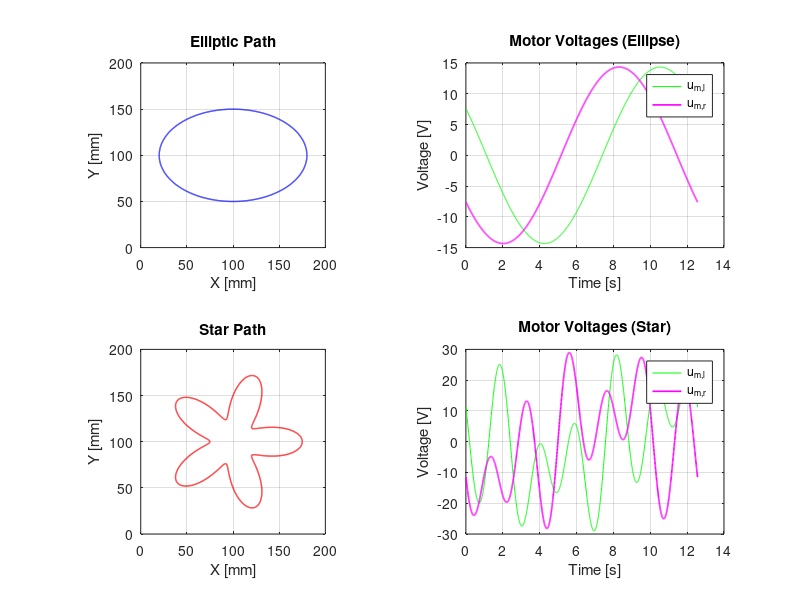

Write the MATLAB code that produced this figure.
clc;
clear;
close all;

% PARAMETERS - found by consulting datasheets of components presented on corexy.com
rm = 0.01;    % [m]
Lm = 0.003;   % [H]
Rm = 2;       % [ohm]
Jm = 5*10^-6; % [Kg*m^2]
Km = 0.04;    % [N*m/A]
m = 0.2;      % [Kg]
mur = 0.03;   % [N*m*s/rad]
mux = 0.035;  % [N*s/m]
muy = 0.04;   % [N*s/m]
x_dim = 0.2;  % [m]
y_dim = 0.2;  % [m]
x0 = 0;       % [m]
y0 = 0;       % [m]

Jeq = Jm + 0.5 * m * rm^2;
Beq = (rm^2 / 4) * (mux + muy) + 2 * mur;
Bc  = (rm^2 / 4) * (mux - muy);
Bx = Beq + Bc;
By = Beq - Bc;

% x - motion
Ax = [
    0, 1,                     0;
    0, -Bx/Jeq,               (rm * Km) / (2 * Jeq);
    0, (-2 * Km) / (Lm * rm), -Rm / Lm
];
Bx_sys = [
    0;
    0;
    1 / Lm
];
Cx = [1, 0, 0];
Dx = 0;
sys_x = ss(Ax, Bx_sys, Cx, Dx);
sys_x.StateName = {'x', 'dot_x', 'i_x'};
sys_x.InputName = {'u_x'};

% y - motion
Ay = [
    0, 1,                     0;
    0, -By/Jeq,               (rm * Km) / (2 * Jeq);
    0, (-2 * Km) / (Lm * rm), -Rm / Lm
];
By_sys = [
    0;
    0;
    1 / Lm
];
Cy = [1, 0, 0];
Dy = 0;
sys_y = ss(Ay, By_sys, Cy, Dy);
sys_y.StateName = {'y', 'dot_y', 'i_y'};
sys_y.InputName = {'u_y'};

% ellipse
omega = 0.5;
t = linspace(0, 2*pi/omega, 2000);
dt = t(2) - t(1);
A_ell = 0.08;
B_ell = 0.05;

x_ell = x_dim / 2 + A_ell * cos(omega * t);
dx = -A_ell * omega * sin(omega * t); 
ddx = -A_ell * (omega^2) * cos(omega * t);
dddx = A_ell * (omega^3) * sin(omega * t);

ix = (2 / (rm * Km)) * (Jeq * ddx + Bx * dx);
dix = (2 / (rm * Km)) * (Jeq * dddx + Bx * ddx);
ux_ell = Lm * dix + Rm * ix + (2 * Km / rm) * dx;
    
y_ell = y_dim / 2 + B_ell * sin(omega * t);
dy = B_ell * omega * cos(omega * t); 
ddy = -B_ell * (omega^2) * sin(omega * t);
dddy = -B_ell * (omega^3) * cos(omega * t);

iy = (2 / (rm * Km)) * (Jeq * ddy + By * dy);
diy = (2 / (rm * Km)) * (Jeq * dddy + By * ddy);
uy_ell = Lm * diy + Rm * iy + (2 * Km / rm) * dy;
    
um_l_ell = (ux_ell + uy_ell) / 2;
um_r_ell = (ux_ell - uy_ell) / 2;

x_sim_ell = lsim(sys_x, ux_ell, t, [x_ell(1); 0; 0]);
y_sim_ell = lsim(sys_y, uy_ell, t, [y_ell(1); 0; 0]);

% star
R_star = 0.025;   

x_star = x_dim / 2 + R_star * (2*cos(omega * t) + 0.5*cos(4*omega * t) + 0.5*cos(6*omega * t));
dx_star = R_star * omega * (-2*sin(omega * t) - 2*sin(4*omega * t) - 3*sin(6*omega * t));
ddx_star = R_star * omega^2 * (-2*cos(omega * t) - 8*cos(4*omega * t) - 18*cos(6*omega * t));
dddx_star = R_star * omega^3 * (2*sin(omega * t) + 32*sin(4*omega * t) + 108*sin(6*omega * t));

ix_star = (2 / (rm * Km)) * (Jeq * ddx_star + Bx * dx_star);
dix_star = (2 / (rm * Km)) * (Jeq * dddx_star + Bx * ddx_star);
ux_star = Lm * dix_star + Rm * ix_star + (2 * Km / rm) * dx_star;

y_star = y_dim / 2 + R_star * (2*sin(omega * t) - 0.5*sin(4*omega * t) + 0.5*sin(6*omega * t));
dy_star = R_star * omega * (2*cos(omega * t) - 2*cos(4*omega * t) + 3*cos(6*omega * t));
ddy_star = R_star * omega^2 * (-2*sin(omega * t) + 8*sin(4*omega * t) - 18*sin(6*omega * t));
dddy_star = R_star * omega^3 * (-2*cos(omega * t) + 32*cos(4*omega * t) - 108*cos(6*omega * t));

iy_star = (2 / (rm * Km)) * (Jeq * ddy_star + By * dy_star);
diy_star = (2 / (rm * Km)) * (Jeq * dddy_star + By * ddy_star);
uy_star = Lm * diy_star + Rm * iy_star + (2 * Km / rm) * dy_star;

um_l_star = (ux_star + uy_star) / 2;
um_r_star = (ux_star - uy_star) / 2;

x_sim_star = lsim(sys_x, ux_star, t, [x_star(1); dx_star(1); ix_star(1)]);
y_sim_star = lsim(sys_y, uy_star, t, [y_star(1); dy_star(1); iy_star(1)]);

% plot
figure('Name','Q1.4 Trajectories & Inputs','NumberTitle','off');

subplot(2,2,1);
plot(x_sim_ell * 1000, y_sim_ell * 1000, 'b', 'LineWidth', 1);
title('Elliptic Path');
xlabel('X [mm]');
ylabel('Y [mm]');
xlim([0, x_dim * 1000]);
ylim([0, y_dim * 1000]);
axis equal; grid on;

subplot(2,2,2);
plot(t, um_l_ell, 'g', t, um_r_ell, 'm', 'LineWidth', 1.2);
title('Motor Voltages (Ellipse)');
xlabel('Time [s]');
ylabel('Voltage [V]');
legend('u_{m,l}', 'u_{m,r}');
grid on;

subplot(2,2,3);
plot(x_sim_star * 1000, y_sim_star * 1000, 'r', 'LineWidth', 1);
title('Star Path');
xlabel('X [mm]');
ylabel('Y [mm]');
xlim([0, x_dim * 1000]);
ylim([0, y_dim * 1000]);
axis equal; grid on;

subplot(2,2,4);
plot(t, um_l_star, 'g', t, um_r_star, 'm', 'LineWidth', 1.2);
title(sprintf('Motor Voltages (Star)', omega)); 
xlabel('Time [s]');
ylabel('Voltage [V]');
legend('u_{m,l}', 'u_{m,r}');
grid on;
